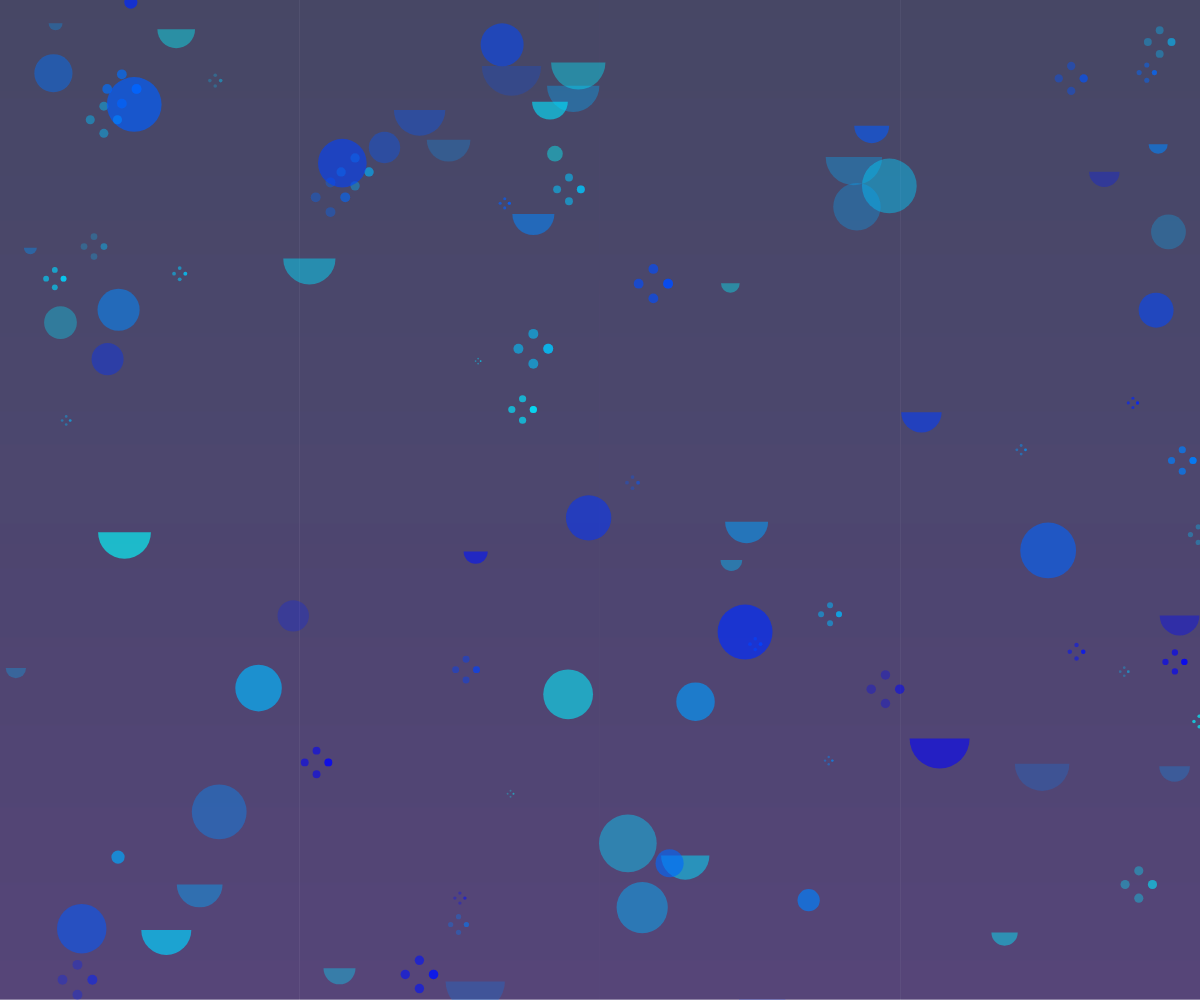
Frame 1 (no input)
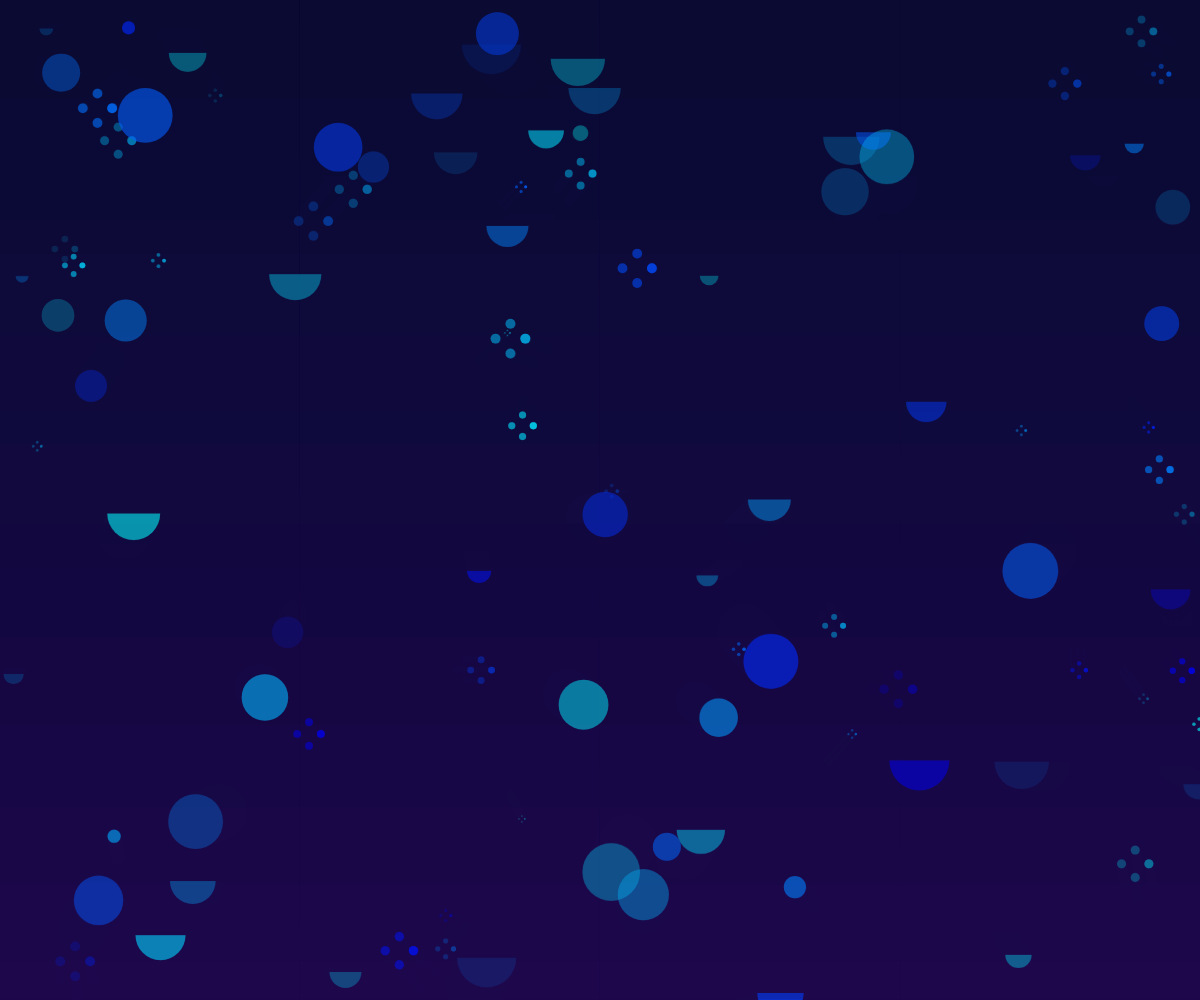
Frame 60 (no input)
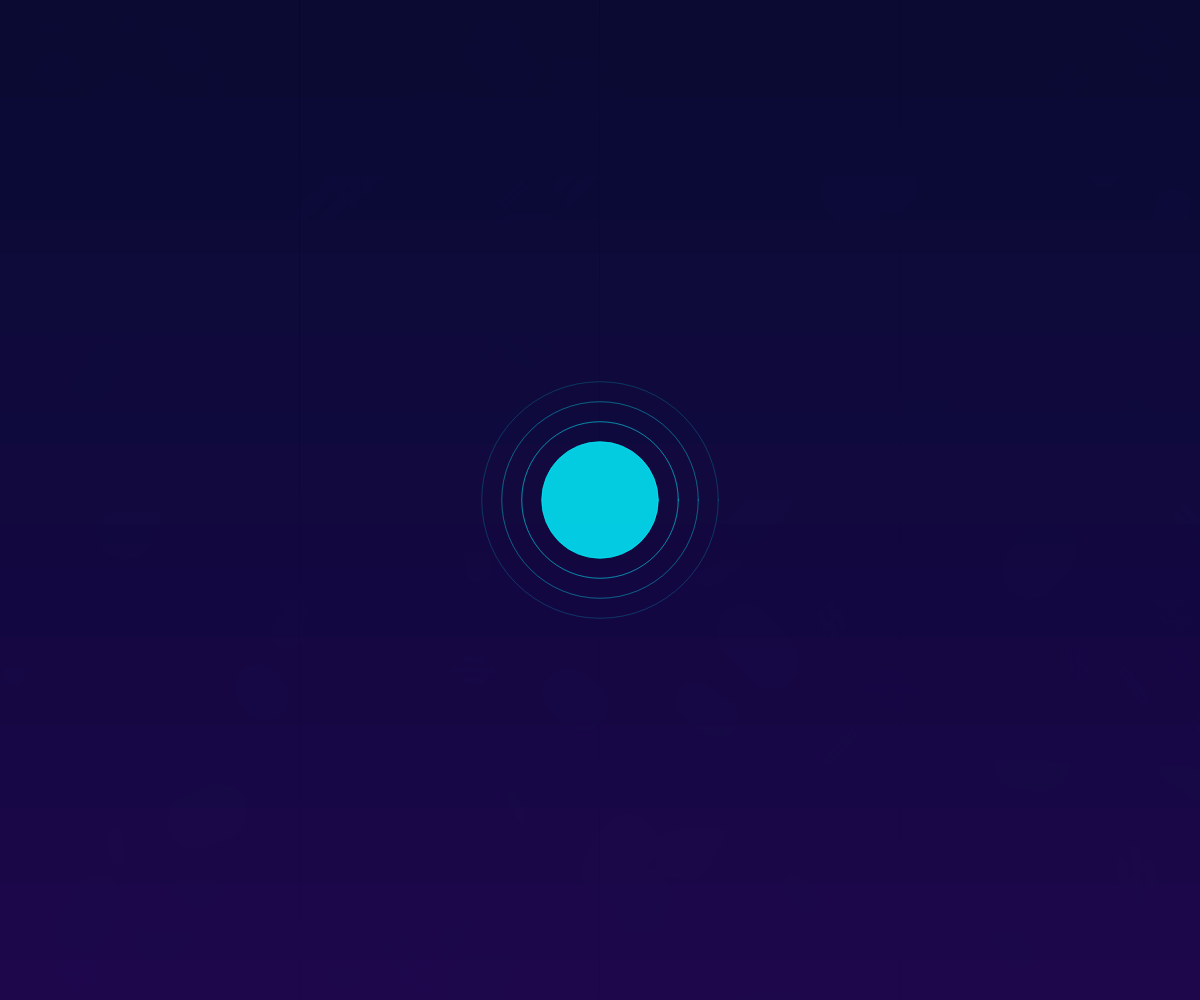
Frame 120 (the mouse pressed at the canvas centre since frame 60)

The p5.js sketch that drew these frames (run headless with seeded random() and noise() and a simulated clock; from frame 60 on, the mouse is pressed at the canvas centre):

// p5.js sketch
// ── sketch.js
let shapes = [];
let gradient;
let focalThought = null;
let isPaused = false;

function setup() {
  createCanvas(windowWidth, windowHeight);
  colorMode(HSB, 360, 100, 100, 1);
  
  // Create a deep, saturated gradient background
  gradient = createGraphics(width, height);
  for (let y = 0; y < height; y++) {
    let inter = map(y, 0, height, 0, 1);
    let c = lerpColor(color(240, 80, 20), color(260, 90, 30), inter);
    gradient.stroke(c);
    gradient.line(0, y, width, y);
  }
  
  // Initialize some shapes
  for (let i = 0; i < 100; i++) {
    shapes.push({
      x: random(width),
      y: random(height),
      size: random(5, 30),
      hue: random(180, 240),
      alpha: random(0.3, 0.7),
      speedX: random(-0.5, 0.5),
      speedY: random(-0.5, 0.5),
      life: random(100, 300),
      maxLife: 300,
      type: random(['circle', 'arc', 'glyph'])
    });
  }
}

function draw() {
  // Draw background gradient
  image(gradient, 0, 0);
  
  if (isPaused) {
    // Draw focal thought at center
    if (focalThought) {
      push();
      translate(width/2, height/2);
      noStroke();
      fill(focalThought.hue, 100, 100, 0.8);
      ellipse(0, 0, focalThought.size * 2);
      
      // Draw ripples
      for (let i = 0; i < 5; i++) {
        let rippleSize = focalThought.size + i * 20;
        let rippleAlpha = map(i, 0, 4, 0.6, 0);
        stroke(focalThought.hue, 100, 100, rippleAlpha);
        noFill();
        ellipse(0, 0, rippleSize * 2);
      }
      pop();
    }
    return;
  }

  // Update and draw shapes
  for (let i = shapes.length - 1; i >= 0; i--) {
    let shape = shapes[i];
    
    // Move shape
    shape.x += shape.speedX;
    shape.y += shape.speedY;
    
    // Bounce off edges
    if (shape.x < 0 || shape.x > width) shape.speedX *= -1;
    if (shape.y < 0 || shape.y > height) shape.speedY *= -1;
    
    // Fade out as life decreases
    shape.life--;
    shape.alpha = map(shape.life, 0, shape.maxLife, 0, 0.7);
    
    if (shape.life <= 0) {
      shapes.splice(i, 1);
      // Add a new one to keep the count steady
      shapes.push({
        x: random(width),
        y: random(height),
        size: random(5, 30),
        hue: random(180, 240),
        alpha: random(0.3, 0.7),
        speedX: random(-0.5, 0.5),
        speedY: random(-0.5, 0.5),
        life: random(100, 300),
        maxLife: 300,
        type: random(['circle', 'arc', 'glyph'])
      });
    } else {
      // Draw the shape
      push();
      translate(shape.x, shape.y);
      noStroke();
      fill(shape.hue, 100, 100, shape.alpha);
      
      switch (shape.type) {
        case 'circle':
          ellipse(0, 0, shape.size * 2);
          break;
        case 'arc':
          arc(0, 0, shape.size * 2, shape.size * 2, 0, PI);
          break;
        case 'glyph':
          // Simple glyph-like shape
          for (let j = 0; j < 5; j++) {
            let angle = map(j, 0, 4, 0, TWO_PI);
            let x = cos(angle) * shape.size/2;
            let y = sin(angle) * shape.size/2;
            ellipse(x, y, shape.size/3);
          }
          break;
      }
      
      pop();
    }
  }
}

function mousePressed() {
  // Pause and set focal thought
  isPaused = true;
  focalThought = {
    hue: random(180, 240),
    size: random(50, 100)
  };
  
  // Resume after a delay
  setTimeout(() => {
    isPaused = false;
    focalThought = null;
  }, 3000);
}

function windowResized() {
  resizeCanvas(windowWidth, windowHeight);
}
